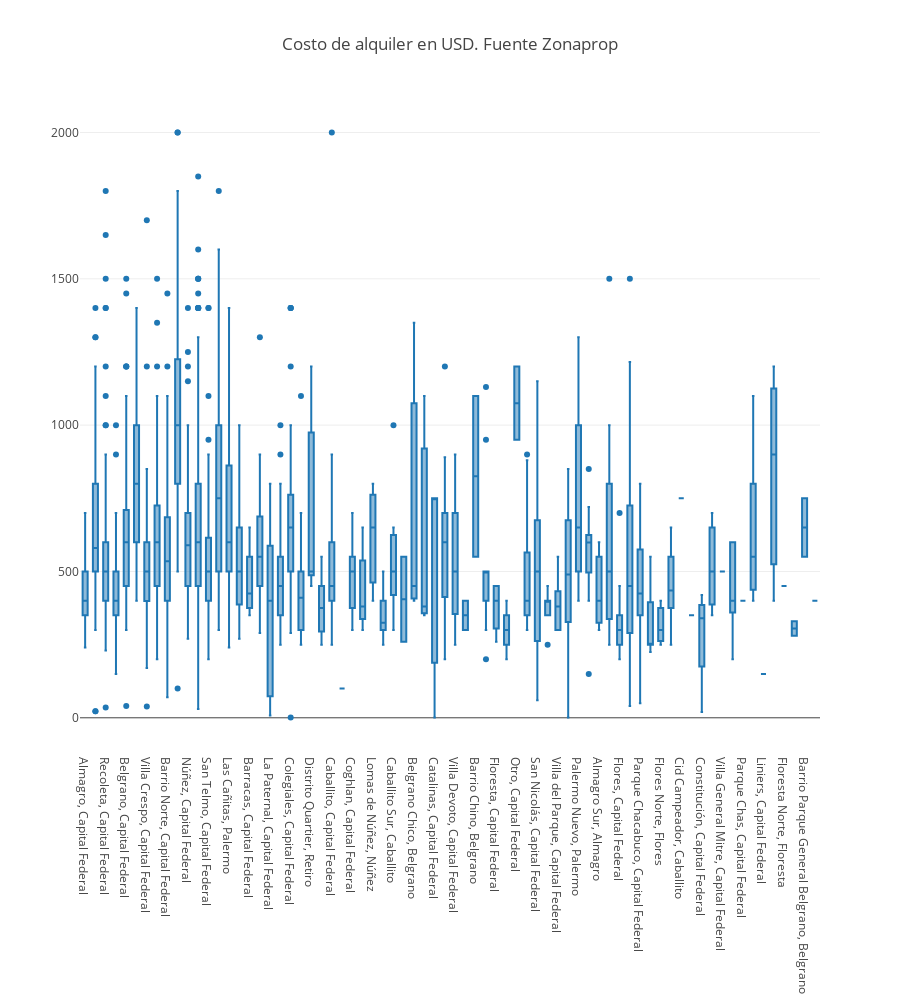

Notebook code for this chart:
### Code cell
fig = go.Figure()
fig.add_trace(go.Box(y = df_usd["Price"], x = df_usd["Location"]))
fig.update_layout(template = None, margin = {"b":250}, title_text = "Costo de alquiler en USD. Fuente Zonaprop",
                  height = 1_000)
fig.show()

### Figure 1 — Plotly figure (JSON) as saved in the notebook; plotly's stock layout.template omitted (floating-point values rounded to 4 significant figures; data arrays with more than 128 entries replaced by an {"elided": "..."} marker saying what was removed)
{"data": [{"type": "box", "x": {"elided": "2089 str values"}, "y": {"elided": "2089 int values"}}], "layout": {"height": 1000, "margin": {"b": 250}, "title": {"text": "Costo de alquiler en USD. Fuente Zonaprop"}}}
